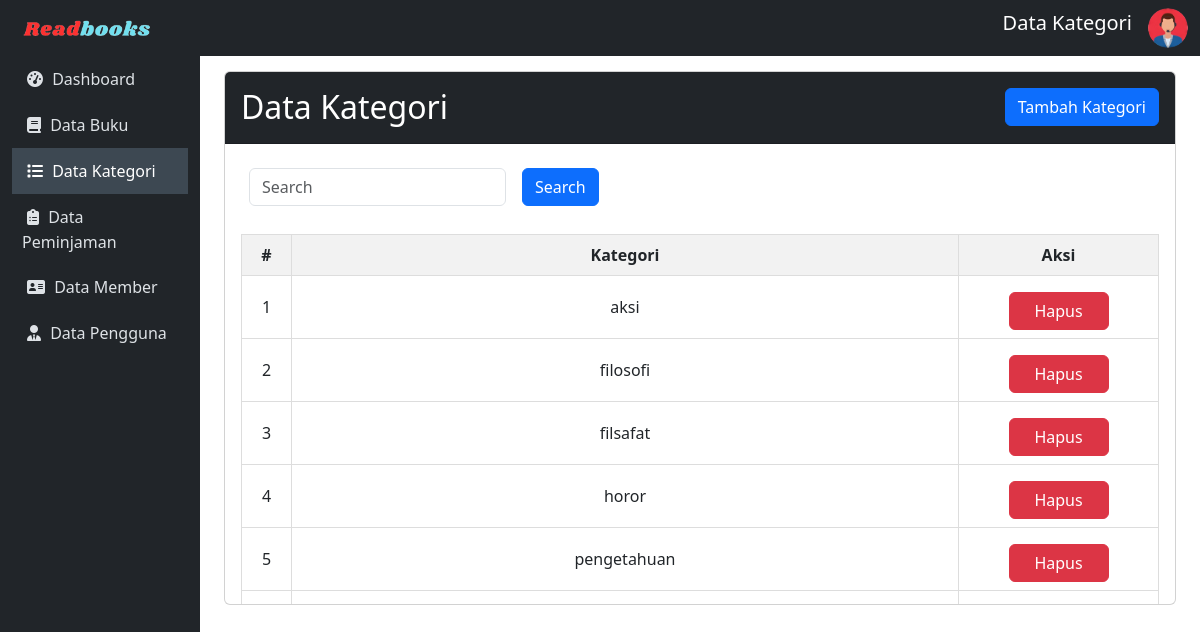
The app's page /admin/kategori/data-kategori.php with its own data.
### tables this page shows
CREATE TABLE `kategori_buku` (
  `kategori` varchar(50) NOT NULL
);

### config/config.php (called while the page is built, shortened)
<?php
$host = "127.0.0.1";
$username = "root";
$password = "";
$database_name = "ukk_padil";
$connection = mysqli_connect($host, $username, $password, $database_name);
function queryReadData($dataKategori)
{
  global $connection;
  $result = mysqli_query($connection, $dataKategori);
  $items = [];
  while ($item = mysqli_fetch_assoc($result)) {
    $items[] = $item;
  }
  return $items;
}
?>

### admin/kategori/data-kategori.php (the view, shortened to what this page needs)
<?php
include "../../config/config.php";
$datakategori = queryReadData("SELECT * FROM kategori_buku order by kategori ASC");
?>
<!DOCTYPE html>
<html lang="en">
<head>
    <link href="https://cdn.jsdelivr.net/npm/bootstrap@5.3.2/dist/css/bootstrap.min.css" rel="stylesheet">
</head>
<body>
    <nav class="navbar navbar-expand-lg navbar-dark sticky-top">
        <div class="container-fluid">
            <a class="navbar-brand" href="index.php"><img src="../../assets/readbook.png" width="150px"></a>
            <div class="collapse navbar-collapse" id="mynavbar">
                <ul class="navbar-nav ms-auto">
                    <li class="nav-item">
                        <span class="navbar-brand text-center">Data Kategori</span>
                    </li>
                    <li class="nav-item">
                        <i id="profile-icon" class="bi bi-person-circle text-light" data-bs-toggle="dropdown">
                            <img src="../../assets/adminLogo.png" alt="Avatar Logo" style="width:40px;" class="rounded-pill"></i>
                    </li>
                </ul>
            </div>
        </div>
    </nav>
    <div class="container-fluid">
        <div class="row">
            <nav id="sidebar" class="col-md-3 col-lg-2 d-md-block position-fixed vh-100">
                <div class="position-sticky">
                    <ul class="nav flex-column">
                        <li class="nav-item">
                            <a class="nav-link" href="../index.php">
                               <i class="fa fa-dashboard" style="margin: 5px;"></i>
                                Dashboard
                            </a>
                        </li>
                        <li class="nav-item">
                            <a class="nav-link" href="../buku/data-buku.php">
                            <i class="fa fa-book" style="margin: 5px;"></i>
                                Data Buku
                            </a>
                        </li>
                        <li class="nav-item">
                            <a class="nav-link active" href="data-kategori.php">
                            <i class="fa fa-list" style="margin: 5px;"></i>
                                Data Kategori
                            </a>
                        </li>
                        <li class="nav-item">
                            <a class="nav-link" href="../peminjaman/data-peminjaman.php">
                            <i class="fas fa-clipboard-list" style="margin: 5px;"></i>
                                Data Peminjaman
                            </a>
                        </li>
                        <li class="nav-item">
                            <a class="nav-link" href="../member/data-member.php">
                            <i class="fa fa-address-card" style="margin: 5px;"></i>
                                Data Member
                            </a>
                        </li>
                        <li class="nav-item">
                            <a class="nav-link" href="../akun/pengguna.php">
                            <i class="fas fa-user-tie" style="margin: 5px;"></i>
                                Data Pengguna
                            </a>
                        </li>
                    </ul>
                </div>
            </nav>
            <main id="content" class="col-md-9 ms-sm-auto col-lg-10 px-md-4">
                <div class="card">
                <div class="card-header bg-dark text-white">
                        <h2 class="mt-2">Data Kategori
                            <button type="button" class="btn btn-primary" data-bs-toggle="modal" data-bs-target="#myModal" style="float: right;">
                                Tambah Kategori
                            </button>
                        </h2>
                    </div>
                    <div class="card-body scrollable-card">
                        <form class="d-flex" action="" method="post">
                            <div style="display: flex;">
                                <input class="form-control m-2" type="text" name="keyword" id="keyword" placeholder="Search">
                                <button class="btn btn-primary m-2" type="submit" name="search">Search</button>
                            </div>
                        </form>
                        <table>
                            <thead>
                                <tr>
                                    <th style="width:50px;">#</th>
                                    <th>Kategori</th>
                                    <th style="width:200px;">Aksi</th>
                                </tr>
                            </thead>
                            <tbody>
                                <?php
                                $no = 1;
                                foreach ($datakategori as $item) :
                                ?>
                                    <tr>
                                        <td style="width:50px;"><?= $no++; ?></td>
                                        <td><?= $item['kategori']; ?></td>
                                        <td style="width:200px;">
                                            <a href="deleteKategori.php?kategori=<?= $item['kategori']; ?>" class="btn btn-danger mt-2" style="width:100px;" onclick="return confirm('Apakah <?= $item['kategori']; ?> ingin anda hapus? Jika anda hapus maka data buku dengan kategori ini juga akan terhapus!');">Hapus</a>
                                        </td>
                                    </tr>
                                <?php endforeach; ?>
                            </tbody>
                        </table>
                    </div>
                </div>
            </main>
        </div>
    </div>
</body>
</html>

### admin/kategori/data-kategori.php (style rules this page uses)
body { font-family: 'Segoe UI', Tahoma, Geneva, Verdana, sans-serif; }
#sidebar { background-color: #212529; color: #fff; }
#content { transition: margin-left 0.5s; padding: 15px; }
.navbar { background-color: #212529; }
.navbar-brand { color: #fff; }
.nav-link { padding: 10px; text-decoration: none; color: #dee2e6; transition: background-color 0.3s, color 0.3s; }
.nav-link.active { background-color: #3d4852; color: #fff; }
table { width: 100%; border-collapse: collapse; margin-top: 20px; }
th, td { border: 1px solid #ddd; padding: 8px; text-align: center; }
th { background-color: #f2f2f2; }
.scrollable-card { max-height: 460px; overflow-y: auto; }

### records on screen
kategori_buku: kategori "aksi"
kategori_buku: kategori "filosofi"
kategori_buku: kategori "filsafat"
kategori_buku: kategori "horor"
kategori_buku: kategori "pengetahuan"
